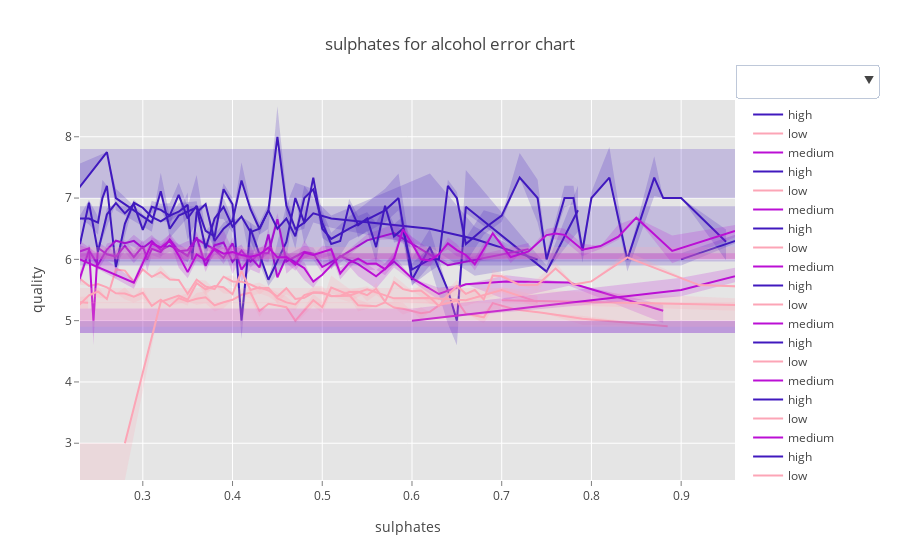

This figure's notebook cell:
### Code cell
data = traces

def create_new_layout(x_name, groupby_name, x):
    layout = go.Layout(
        title='{} for {} error chart'.format(X_NAME, GROUPBY_NAME),
        paper_bgcolor='rgb(255,255,255)',
        plot_bgcolor='rgb(229,229,229)',
        xaxis=dict(
            gridcolor='rgb(255,255,255)',
            range=[np.min(x), np.max(x)],
            showgrid=True,
            showline=False,
            showticklabels=True,
            tickcolor='rgb(127,127,127)',
            ticks='outside',
            zeroline=False,
            title=X_NAME
        ),
        yaxis=dict(
            gridcolor='rgb(255,255,255)',
            showgrid=True,
            showline=False,
            showticklabels=True,
            tickcolor='rgb(127,127,127)',
            ticks='outside',
            zeroline=False, 
            title='quality'
        ),
        updatemenus=updatemenus,
    )
fig = go.Figure(data=data, layout=layout)
iplot(fig)
